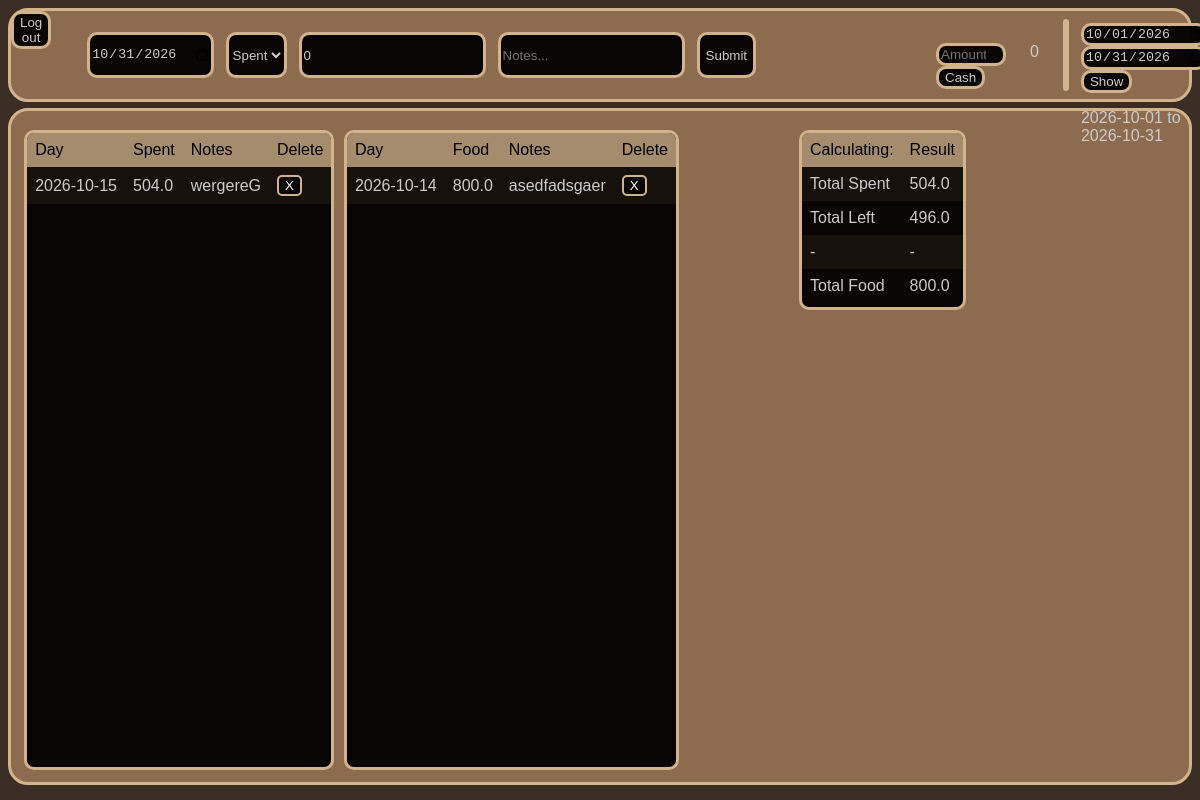
Screenshot of / (signed in) with the database file from the repository.
### tables this page shows
CREATE TABLE transactions (
    id           INTEGER PRIMARY KEY,
    user_id      INTEGER NOT NULL REFERENCES users(id),
    kind         TEXT NOT NULL CHECK (kind IN ('General_txn','Specific_txn','cash','food')),
    txn_date     TEXT NOT NULL,          -- stored as 'YYYY-MM-DD'
    amount_cents INTEGER NOT NULL,
    notes        TEXT
);

### app/routes.py (the view)
@main.route('/', methods=['GET', 'POST'])
@login_required
def dashboard(user_id):
    con, cur = db.get_connection()
    try:
        if request.method == 'POST':
            services.handle_form_submission(cur, con, request.form, user_id)
        start, end = services.get_date_range(request.args)
        data = services.get_dashboard_data(cur, start, end, user_id)
        return render_template(
            'index.html',
            start=start,
            end=end,
            filename=services.get_display_range(start, end),
            **data,
        )
    finally:
        db.close_connection(con)

### app/database.py (called while the page is built)
def get_connection(path=None):
    if path is None:
        path = DB_PATH
    con = sqlite3.connect(path)
    cur = con.cursor()
    return con, cur

def close_connection(con):
    con.close()

def _dollars(cents):
    return round(cents / 100, 2)

def get_sum(cur, kind, start, end, user_id):
    if (start != None and end != None):
        cur.execute(
            "SELECT SUM(amount_cents) FROM transactions "
            "WHERE user_id = ? AND kind = ? AND txn_date BETWEEN ? AND ?",
            (user_id, kind, start, end),
        )
    else:
        cur.execute(
            "SELECT SUM(amount_cents) FROM transactions "
            "WHERE user_id = ? AND kind = ?",
            (user_id, kind),
        )
    result = cur.fetchone()[0]
    return _dollars(result) if result is not None else 0

def get_rows(cur, kind, user_id, start=None, end=None, reverse=False):
    query = (
        "SELECT id, txn_date, amount_cents, notes FROM transactions "
        "WHERE user_id = ? AND kind = ?"
    )
    params = [user_id, kind]
    if start is not None:
        query += " AND txn_date >= ?"
        params.append(start)
    if end is not None:
        query += " AND txn_date <= ?"
        params.append(end)
    query += " ORDER BY txn_date, id"
    cur.execute(query, params)
    rows = [(r[0], r[1], _dollars(r[2]), r[3] or "") for r in cur.fetchall()]
    return rows[::-1] if reverse else rows

### app/routes.py (called while the page is built)
def login_required(view):
    @wraps(view)
    def wrapped(*args, **kwargs):
        user_id = session.get("user_id")
        if not isinstance(user_id, int):
            session.clear()
            flash("Please log in to view your budget.", "error")
            return redirect(url_for("main.login"))
        return view(user_id, *args, **kwargs)
    return wrapped

### app/services.py (called while the page is built)
def get_date_range(args):
    today = date.today()
    first = today.replace(day=1)
    next_month = (first + timedelta(days=32)).replace(day=1)
    last = next_month - timedelta(days=1)
    start = _valid_date(args.get('start')) or first.isoformat()
    end = _valid_date(args.get('end')) or last.isoformat()
    if start > end:
        start, end = end, start
    return start, end

def _valid_date(value):
    try:
        return datetime.strptime(value, "%Y-%m-%d").date().isoformat()
    except (TypeError, ValueError):
        return None

def get_display_range(start, end):
    return f"{start} to {end}"

### app/templates/index.html (shortened to what this page needs)
<!doctype html>
<html lang="en">
  <head>
    <link rel="stylesheet" href="../static/styles/style.css">
  </head>
  <body>
    <section class="panel header">
      <form method="POST" action="{{ url_for('main.logout') }}">
        <button type="submit" class="btn">Log out</button>
      </form>
      <form method="POST" class="entry-form">
        <input type="date" name="day" value="{{ end }}">
        <select name="type">
          <option value="spent">Spent</option>
        </select>
        <input type="number" name="amount" placeholder="Amount..." step=".01" value=0>
        <input type="text" name="notes" placeholder="Notes...">
        <button type="submit" class="btn">Submit</button>
      </form>
      <form method="POST" class="cash-form">
        <input type="number" name="cash" step=".01" placeholder="Amount">
        <button type="submit" class="btn">Cash</button>
      </form>
      <p class="cash-total">{{ totalCash }}</p>
      <table class="cash-table">
      </table>
      <form method="GET" class="date-range">
        <input type="date" name="start" value="{{ start }}">
        <input type="date" name="end" value="{{ end }}">
        <button type="submit" class="btn">Show</button>
        <p>{{ filename }}</p>
      </form>
    </section>
    <section class="panel main">
      <table class="purchases">
        <thead>
          <tr>
            <td>Day</td>
            <td>Spent</td>
            <td>Notes</td>
            <td>Delete</td>
          </tr>
        </thead>
        <tbody>
          {% for row in purchaseRows %}
          <tr>
            <td>{{ row[1] }}</td>
            <td>{{ row[2] }}</td>
            <td>{{ row[3] }}</td>
            <td><form method="POST"><input type="hidden" name="csrf_token" value="{{ csrf_token() }}"><button class="remove-btn" name="removePurchase" value="{{ row[0] }}">X</button></form></td>
          </tr>
          {% endfor %}
        </tbody>
      </table>
      <table class="food">
        <thead>
          <tr>
            <td>Day</td>
            <td>Food</td>
            <td>Notes</td>
            <td>Delete</td>
          </tr>
        </thead>
        <tbody>
          {% for row in foodRows %}
          <tr>
            <td>{{ row[1] }}</td>
            <td>{{ row[2] }}</td>
            <td>{{ row[3] }}</td>
            <td><form method="POST"><input type="hidden" name="csrf_token" value="{{ csrf_token() }}"><button class="remove-btn" name="removeFood" value="{{ row[0] }}">X</button></form></td>
          </tr>
          {% endfor %}
        </tbody>
      </table>
      <table class="stats-table">
        <thead>
          <tr>
            <td>Calculating:</td>
            <td>Result</td>
          </tr>
        </thead>
        <tbody>
          <tr>
            <td>Total Spent</td>
            <td>{{ totalSpent }}</td>
          </tr>
          <tr>
            <td>Total Left</td>
            <td>{{ totalLeft }}</td>
          </tr>
          <tr>
            <td>-</td>
            <td>-</td>
          </tr>
          <tr>
            <td>Total Food</td>
            <td>{{ totalFood }}</td>
          </tr>
        </tbody>
      </table>
    </section>
  </body>
</html>

### app/static/styles/style.css (style rules this page uses)
:root { --page-bg: #3A2E24; --panel-bg: #8C6B4F; --accent: #D2B48C; --off-black: #080504; --accent-faint: #3A2E244d; --highlight: #000000; --text: #cccccc; --radius-lg: 20px; --radius-md: 10px; --radius-sm: 5px; --border-width: 3px; }
html { font-family: Arial, Helvetica, sans-serif; }
body { background-color: var(--page-bg); }
.panel { background: var(--panel-bg); border: var(--border-width) solid var(--accent); border-radius: var(--radius-lg); display: flex; }
.header { height: 11vh; color: var(--text); }
.main { height: 83vh; margin-top: .5%; padding: .3%; }
table { display: block; overflow-y: auto; text-wrap: wrap; margin: 2vh 0 1vh .8vw; background-color: var(--off-black); border: var(--border-width) solid var(--accent); border-radius: var(--radius-md); border-spacing: 0; }
thead { background-color: var(--accent); color: var(--highlight); }
tbody { color: var(--text); }
td, th { text-align: left; padding: 8px; }
tr:nth-child(odd) { background-color: var(--accent-faint); }
.cash-table { height: 9vh; width: 15vw; margin: 1vh 0 1vh 2vw; border-collapse: separate; }
.stats-table { height: 180px; margin-left: 10vw; margin-right: 1vw; }
input[type=text], input[type=number], input[type=date], input[type=email], input[type=password], select, .btn { border: var(--border-width) solid var(--accent); border-radius: var(--radius-md); background-color: var(--off-black); color: var(--text); }
.remove-btn { border: 2px solid var(--accent); border-radius: var(--radius-sm); background-color: var(--off-black); color: white; }
.entry-form { display: flex; margin: 2.6vh 0 2.6vh 2vw; }
.entry-form > * + * { margin-left: 1vw; }
.cash-form { margin: 4vh 0 0 15vw; }
.cash-form input { width: 5vw; }
.cash-total { margin: 4vh 0 0 2vw; }
.date-range { margin: 1vw; }

### rows the page displays
transactions: txn_date "2026-10-15", row "504.0", notes "wergereG", {{ row[0] }} 511 (drawn)
transactions: txn_date "2026-10-14", row "800.0", notes "asedfadsgaer", {{ row[0] }} 510 (drawn)

### other values shown
{{ totalCash }} "0"
{{ filename }} "2026-10-01 to 2026-10-31"
{{ totalSpent }} "504.0"
{{ totalLeft }} "496.0"
{{ totalFood }} "800.0"
